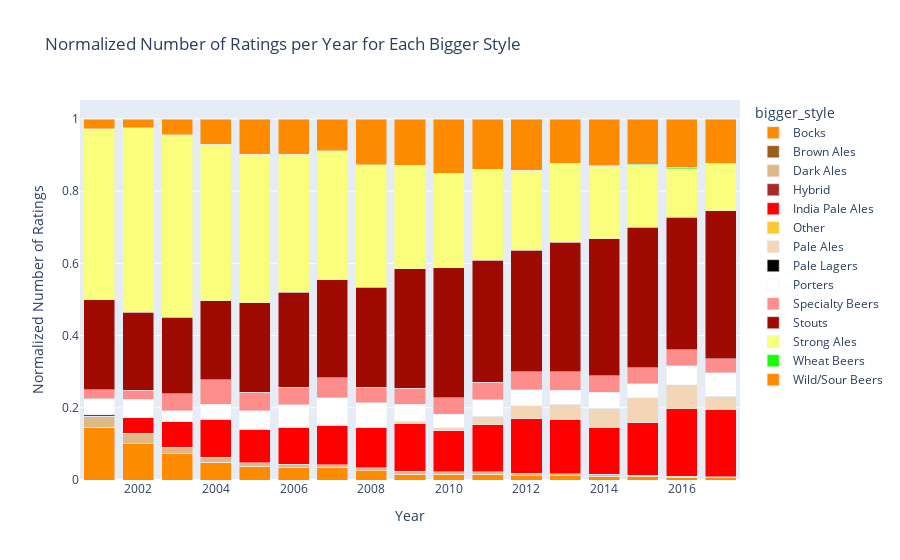

The cell this chart's notebook holds for it:
### Markdown cell above
#### For RateBeer

### Code cell
fig1 = plot_normalized_ratings_by_group(grouped_Bstyle_rb, 'bigger_style', 'Normalized Number of Ratings per Year for Each Bigger Style', total_ratings_per_year_rb)

fig1.update_layout(width=690,height=600,legend_title_text='Beer Style')

html_file_path = "plot/rb_normalized_ratings_690px_custom_palette.html"
pyo.plot(fig1, filename=html_file_path)

### Figure 1 — Plotly figure (JSON) as saved in the notebook; plotly's stock layout.template omitted (floating-point values rounded to 4 significant figures)
{"data": [{"alignmentgroup": "True", "hovertemplate": "bigger_style=Bocks<br>Year=%{x}<br>Normalized Number of Ratings=%{y}<extra></extra>", "legendgroup": "Bocks", "marker": {"color": "#FF8C00", "pattern": {"shape": ""}}, "name": "Bocks", "offsetgroup": "Bocks", "orientation": "v", "showlegend": true, "textposition": "auto", "type": "bar", "x": [2001, 2002, 2003, 2004, 2005, 2006, 2007, 2008, 2009, 2010, 2011, 2012, 2013, 2014, 2015, 2016, 2017], "xaxis": "x", "y": [0.1468, 0.1004, 0.07252, 0.04873, 0.03808, 0.03538, 0.03473, 0.02615, 0.01578, 0.01659, 0.01589, 0.01237, 0.0115, 0.01076, 0.009967, 0.008142, 0.007372], "yaxis": "y"}, {"alignmentgroup": "True", "hovertemplate": "bigger_style=Brown Ales<br>Year=%{x}<br>Normalized Number of Ratings=%{y}<extra></extra>", "legendgroup": "Brown Ales", "marker": {"color": "#995E19", "pattern": {"shape": ""}}, "name": "Brown Ales", "offsetgroup": "Brown Ales", "orientation": "v", "showlegend": true, "textposition": "auto", "type": "bar", "x": [2001, 2002, 2003, 2004, 2005, 2006, 2007, 2008, 2009, 2010, 2011, 2012, 2013, 2014, 2015, 2016, 2017], "xaxis": "x", "y": [0, 0, 0, 0, 0, 0, 0, 0, 0, 0, 0, 0, 0.0003034, 6.77e-05, 9.515e-05, 4.679e-05, 0.0001123], "yaxis": "y"}, {"alignmentgroup": "True", "hovertemplate": "bigger_style=Dark Ales<br>Year=%{x}<br>Normalized Number of Ratings=%{y}<extra></extra>", "legendgroup": "Dark Ales", "marker": {"color": "#DEB887", "pattern": {"shape": ""}}, "name": "Dark Ales", "offsetgroup": "Dark Ales", "orientation": "v", "showlegend": true, "textposition": "auto", "type": "bar", "x": [2001, 2002, 2003, 2004, 2005, 2006, 2007, 2008, 2009, 2010, 2011, 2012, 2013, 2014, 2015, 2016, 2017], "xaxis": "x", "y": [0.02935, 0.02844, 0.01819, 0.01425, 0.01031, 0.008246, 0.007885, 0.007599, 0.00824, 0.006598, 0.006563, 0.00657, 0.005181, 0.004694, 0.00295, 0.002199, 0.001385], "yaxis": "y"}, {"alignmentgroup": "True", "hovertemplate": "bigger_style=Hybrid<br>Year=%{x}<br>Normalized Number of Ratings=%{y}<extra></extra>", "legendgroup": "Hybrid", "marker": {"color": "#A52A2A", "pattern": {"shape": ""}}, "name": "Hybrid", "offsetgroup": "Hybrid", "orientation": "v", "showlegend": true, "textposition": "auto", "type": "bar", "x": [2001, 2002, 2003, 2004, 2005, 2006, 2007, 2008, 2009, 2010, 2011, 2012, 2013, 2014, 2015, 2016, 2017], "xaxis": "x", "y": [0, 0, 0, 0, 0, 0, 0, 0, 0, 0, 0, 0, 0, 0, 0, 0, 0], "yaxis": "y"}, {"alignmentgroup": "True", "hovertemplate": "bigger_style=India Pale Ales<br>Year=%{x}<br>Normalized Number of Ratings=%{y}<extra></extra>", "legendgroup": "India Pale Ales", "marker": {"color": "#FF0000", "pattern": {"shape": ""}}, "name": "India Pale Ales", "offsetgroup": "India Pale Ales", "orientation": "v", "showlegend": true, "textposition": "auto", "type": "bar", "x": [2001, 2002, 2003, 2004, 2005, 2006, 2007, 2008, 2009, 2010, 2011, 2012, 2013, 2014, 2015, 2016, 2017], "xaxis": "x", "y": [0.005871, 0.04356, 0.07252, 0.1046, 0.09232, 0.1026, 0.1093, 0.1107, 0.1316, 0.115, 0.1303, 0.1514, 0.1504, 0.1309, 0.1464, 0.1875, 0.1852], "yaxis": "y"}, {"alignmentgroup": "True", "hovertemplate": "bigger_style=Other<br>Year=%{x}<br>Normalized Number of Ratings=%{y}<extra></extra>", "legendgroup": "Other", "marker": {"color": "#FFC831", "pattern": {"shape": ""}}, "name": "Other", "offsetgroup": "Other", "orientation": "v", "showlegend": true, "textposition": "auto", "type": "bar", "x": [2001, 2002, 2003, 2004, 2005, 2006, 2007, 2008, 2009, 2010, 2011, 2012, 2013, 2014, 2015, 2016, 2017], "xaxis": "x", "y": [0, 0, 0, 0, 0, 0, 0, 0, 0, 0, 0, 0, 0, 0, 0, 0, 0], "yaxis": "y"}, {"alignmentgroup": "True", "hovertemplate": "bigger_style=Pale Ales<br>Year=%{x}<br>Normalized Number of Ratings=%{y}<extra></extra>", "legendgroup": "Pale Ales", "marker": {"color": "#F2D6B5", "pattern": {"shape": ""}}, "name": "Pale Ales", "offsetgroup": "Pale Ales", "orientation": "v", "showlegend": true, "textposition": "auto", "type": "bar", "x": [2001, 2002, 2003, 2004, 2005, 2006, 2007, 2008, 2009, 2010, 2011, 2012, 2013, 2014, 2015, 2016, 2017], "xaxis": "x", "y": [0, 0, 0.0002273, 0.002163, 0.0009455, 0.0007048, 0.001596, 0.001956, 0.007232, 0.007132, 0.02399, 0.03503, 0.04208, 0.05202, 0.06865, 0.06602, 0.03735], "yaxis": "y"}, {"alignmentgroup": "True", "hovertemplate": "bigger_style=Pale Lagers<br>Year=%{x}<br>Normalized Number of Ratings=%{y}<extra></extra>", "legendgroup": "Pale Lagers", "marker": {"color": "#060401", "pattern": {"shape": ""}}, "name": "Pale Lagers", "offsetgroup": "Pale Lagers", "orientation": "v", "showlegend": true, "textposition": "auto", "type": "bar", "x": [2001, 2002, 2003, 2004, 2005, 2006, 2007, 2008, 2009, 2010, 2011, 2012, 2013, 2014, 2015, 2016, 2017], "xaxis": "x", "y": [0, 0, 0, 0, 0, 0, 0, 0, 0, 0, 0, 0, 0, 0, 0, 0, 0], "yaxis": "y"}, {"alignmentgroup": "True", "hovertemplate": "bigger_style=Porters<br>Year=%{x}<br>Normalized Number of Ratings=%{y}<extra></extra>", "legendgroup": "Porters", "marker": {"color": "#FFFFFF", "pattern": {"shape": ""}}, "name": "Porters", "offsetgroup": "Porters", "orientation": "v", "showlegend": true, "textposition": "auto", "type": "bar", "x": [2001, 2002, 2003, 2004, 2005, 2006, 2007, 2008, 2009, 2010, 2011, 2012, 2013, 2014, 2015, 2016, 2017], "xaxis": "x", "y": [0.04305, 0.05076, 0.02887, 0.04072, 0.05054, 0.06209, 0.07505, 0.06693, 0.04739, 0.03722, 0.04526, 0.04483, 0.03857, 0.04418, 0.03825, 0.05191, 0.06609], "yaxis": "y"}, {"alignmentgroup": "True", "hovertemplate": "bigger_style=Specialty Beers<br>Year=%{x}<br>Normalized Number of Ratings=%{y}<extra></extra>", "legendgroup": "Specialty Beers", "marker": {"color": "#FD8E8C", "pattern": {"shape": ""}}, "name": "Specialty Beers", "offsetgroup": "Specialty Beers", "orientation": "v", "showlegend": true, "textposition": "auto", "type": "bar", "x": [2001, 2002, 2003, 2004, 2005, 2006, 2007, 2008, 2009, 2010, 2011, 2012, 2013, 2014, 2015, 2016, 2017], "xaxis": "x", "y": [0.02544, 0.02484, 0.04683, 0.06744, 0.05097, 0.0475, 0.05444, 0.04319, 0.04447, 0.04493, 0.04827, 0.05021, 0.05202, 0.04556, 0.04493, 0.04543, 0.03858], "yaxis": "y"}, {"alignmentgroup": "True", "hovertemplate": "bigger_style=Stouts<br>Year=%{x}<br>Normalized Number of Ratings=%{y}<extra></extra>", "legendgroup": "Stouts", "marker": {"color": "#9F0B02", "pattern": {"shape": ""}}, "name": "Stouts", "offsetgroup": "Stouts", "orientation": "v", "showlegend": true, "textposition": "auto", "type": "bar", "x": [2001, 2002, 2003, 2004, 2005, 2006, 2007, 2008, 2009, 2010, 2011, 2012, 2013, 2014, 2015, 2016, 2017], "xaxis": "x", "y": [0.2485, 0.2171, 0.2114, 0.218, 0.2476, 0.2635, 0.2711, 0.2781, 0.3308, 0.3611, 0.3378, 0.3361, 0.3586, 0.3797, 0.3889, 0.3664, 0.4099], "yaxis": "y"}, {"alignmentgroup": "True", "hovertemplate": "bigger_style=Strong Ales<br>Year=%{x}<br>Normalized Number of Ratings=%{y}<extra></extra>", "legendgroup": "Strong Ales", "marker": {"color": "#FAFE7D", "pattern": {"shape": ""}}, "name": "Strong Ales", "offsetgroup": "Strong Ales", "orientation": "v", "showlegend": true, "textposition": "auto", "type": "bar", "x": [2001, 2002, 2003, 2004, 2005, 2006, 2007, 2008, 2009, 2010, 2011, 2012, 2013, 2014, 2015, 2016, 2017], "xaxis": "x", "y": [0.4736, 0.5101, 0.5053, 0.4336, 0.4117, 0.3822, 0.3573, 0.3388, 0.2863, 0.2605, 0.253, 0.2222, 0.2191, 0.2007, 0.1718, 0.134, 0.1298], "yaxis": "y"}, {"alignmentgroup": "True", "hovertemplate": "bigger_style=Wheat Beers<br>Year=%{x}<br>Normalized Number of Ratings=%{y}<extra></extra>", "legendgroup": "Wheat Beers", "marker": {"color": "#1DFC07", "pattern": {"shape": ""}}, "name": "Wheat Beers", "offsetgroup": "Wheat Beers", "orientation": "v", "showlegend": true, "textposition": "auto", "type": "bar", "x": [2001, 2002, 2003, 2004, 2005, 2006, 2007, 2008, 2009, 2010, 2011, 2012, 2013, 2014, 2015, 2016, 2017], "xaxis": "x", "y": [0, 0, 0, 0, 0, 0, 0, 0, 0, 0, 0, 0, 0, 0.002753, 0.003021, 0.004562, 0.00232], "yaxis": "y"}, {"alignmentgroup": "True", "hovertemplate": "bigger_style=Wild/Sour Beers<br>Year=%{x}<br>Normalized Number of Ratings=%{y}<extra></extra>", "legendgroup": "Wild/Sour Beers", "marker": {"color": "#FF8C00", "pattern": {"shape": ""}}, "name": "Wild/Sour Beers", "offsetgroup": "Wild/Sour Beers", "orientation": "v", "showlegend": true, "textposition": "auto", "type": "bar", "x": [2001, 2002, 2003, 2004, 2005, 2006, 2007, 2008, 2009, 2010, 2011, 2012, 2013, 2014, 2015, 2016, 2017], "xaxis": "x", "y": [0.0274, 0.02484, 0.0441, 0.07049, 0.09756, 0.09776, 0.08856, 0.1266, 0.1283, 0.1509, 0.139, 0.1413, 0.1222, 0.1287, 0.125, 0.1338, 0.1219], "yaxis": "y"}], "layout": {"barmode": "stack", "legend": {"title": {"text": "bigger_style"}, "tracegroupgap": 0}, "title": {"text": "Normalized Number of Ratings per Year for Each Bigger Style"}, "xaxis": {"anchor": "y", "domain": [0, 1], "title": {"text": "Year"}}, "yaxis": {"anchor": "x", "domain": [0, 1], "title": {"text": "Normalized Number of Ratings"}}}}
